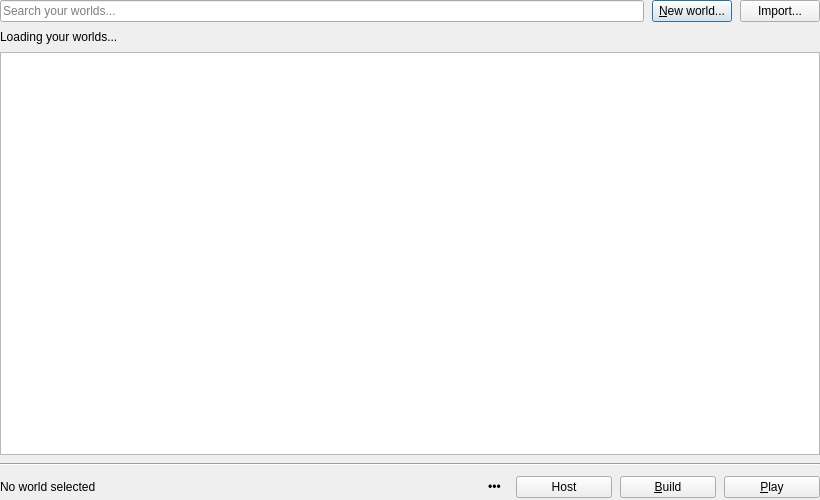
<?xml version="1.0" encoding="UTF-8"?>
<ui version="4.0">
 <class>WorldsDialog</class>
 <widget class="QDialog" name="WorldsDialog">
  <property name="geometry">
   <rect>
    <x>0</x>
    <y>0</y>
    <width>820</width>
    <height>500</height>
   </rect>
  </property>
  <property name="windowTitle">
   <string>Your worlds</string>
  </property>
  <layout class="QVBoxLayout" name="mainLayout">
   <property name="leftMargin">
    <number>0</number>
   </property>
   <property name="topMargin">
    <number>0</number>
   </property>
   <property name="rightMargin">
    <number>0</number>
   </property>
   <property name="bottomMargin">
    <number>0</number>
   </property>
   <item>
    <widget class="QStackedWidget" name="pages">
     <widget class="QWidget" name="worldsTab">
      <layout class="QVBoxLayout" name="worldsLayout">
       <property name="leftMargin">
        <number>0</number>
       </property>
       <property name="topMargin">
        <number>0</number>
       </property>
       <property name="rightMargin">
        <number>0</number>
       </property>
       <property name="bottomMargin">
        <number>0</number>
       </property>
       <property name="spacing">
        <number>8</number>
       </property>
       <item>
        <layout class="QHBoxLayout" name="worldToolbar">
         <item>
          <widget class="QLineEdit" name="worldSearchLineEdit">
           <property name="minimumSize">
            <size>
             <width>0</width>
             <height>0</height>
            </size>
           </property>
           <property name="placeholderText">
            <string>Search your worlds...</string>
           </property>
           <property name="accessibleName">
            <string>Search your worlds</string>
           </property>
           <property name="clearButtonEnabled">
            <bool>true</bool>
           </property>
          </widget>
         </item>
         <item>
          <widget class="QPushButton" name="newButton">
           <property name="minimumSize">
            <size>
             <width>0</width>
             <height>0</height>
            </size>
           </property>
           <property name="text">
            <string>&amp;New world...</string>
           </property>
          </widget>
         </item>
         <item>
          <widget class="QPushButton" name="importButton">
           <property name="minimumSize">
            <size>
             <width>0</width>
             <height>0</height>
            </size>
           </property>
           <property name="text">
            <string>Import...</string>
           </property>
          </widget>
         </item>
        </layout>
       </item>
       <item>
        <widget class="QLabel" name="worldStatusLabel">
         <property name="text">
          <string>Loading your worlds...</string>
         </property>
         <property name="wordWrap">
          <bool>true</bool>
         </property>
         <property name="textFormat">
          <enum>Qt::PlainText</enum>
         </property>
        </widget>
       </item>
       <item>
        <widget class="QListWidget" name="worldsList">
         <property name="accessibleName">
          <string>Your worlds</string>
         </property>
        </widget>
       </item>
       <item>
        <widget class="Line" name="worldActionsLine">
         <property name="orientation">
          <enum>Qt::Horizontal</enum>
         </property>
        </widget>
       </item>
       <item>
        <layout class="QHBoxLayout" name="worldActions">
         <item>
          <widget class="QLabel" name="selectedWorldLabel">
           <property name="text">
            <string>No world selected</string>
           </property>
           <property name="textFormat">
            <enum>Qt::PlainText</enum>
           </property>
          </widget>
         </item>
         <item>
          <spacer name="worldActionsSpacer">
           <property name="orientation">
            <enum>Qt::Horizontal</enum>
           </property>
           <property name="sizeHint">
            <size>
             <width>20</width>
             <height>20</height>
            </size>
           </property>
          </spacer>
         </item>
         <item>
          <widget class="QToolButton" name="moreWorldButton">
           <property name="minimumSize">
            <size>
             <width>26</width>
             <height>26</height>
            </size>
           </property>
           <property name="toolTip">
            <string>More</string>
           </property>
           <property name="text">
            <string>•••</string>
           </property>
           <property name="popupMode">
            <enum>QToolButton::InstantPopup</enum>
           </property>
           <property name="autoRaise">
            <bool>true</bool>
           </property>
          </widget>
         </item>
         <item>
          <widget class="QPushButton" name="hostButton">
           <property name="minimumSize">
            <size>
             <width>96</width>
             <height>0</height>
            </size>
           </property>
           <property name="toolTip">
            <string>Play this world and let others join with a code</string>
           </property>
           <property name="text">
            <string>Host</string>
           </property>
          </widget>
         </item>
         <item>
          <widget class="QPushButton" name="buildButton">
           <property name="minimumSize">
            <size>
             <width>96</width>
             <height>0</height>
            </size>
           </property>
           <property name="text">
            <string>&amp;Build</string>
           </property>
          </widget>
         </item>
         <item>
          <widget class="QPushButton" name="playButton">
           <property name="primary" stdset="0">
            <bool>true</bool>
           </property>
           <property name="minimumSize">
            <size>
             <width>96</width>
             <height>0</height>
            </size>
           </property>
           <property name="text">
            <string>&amp;Play</string>
           </property>
          </widget>
         </item>
        </layout>
       </item>
      </layout>
     </widget>
     <widget class="QWidget" name="avatarsTab">
      <layout class="QVBoxLayout" name="avatarsLayout">
       <property name="leftMargin">
        <number>0</number>
       </property>
       <property name="topMargin">
        <number>0</number>
       </property>
       <property name="rightMargin">
        <number>0</number>
       </property>
       <property name="bottomMargin">
        <number>0</number>
       </property>
       <property name="spacing">
        <number>8</number>
       </property>
       <item>
        <layout class="QHBoxLayout" name="avatarToolbar">
         <item>
          <widget class="QLineEdit" name="avatarSearchLineEdit">
           <property name="minimumSize">
            <size>
             <width>0</width>
             <height>0</height>
            </size>
           </property>
           <property name="placeholderText">
            <string>Search your avatars...</string>
           </property>
           <property name="accessibleName">
            <string>Search your avatars</string>
           </property>
           <property name="clearButtonEnabled">
            <bool>true</bool>
           </property>
          </widget>
         </item>
         <item>
          <widget class="QPushButton" name="importAvatarButton">
           <property name="minimumSize">
            <size>
             <width>0</width>
             <height>0</height>
            </size>
           </property>
           <property name="text">
            <string>Import...</string>
           </property>
          </widget>
         </item>
        </layout>
       </item>
       <item>
        <widget class="QLabel" name="avatarStatusLabel">
         <property name="text">
          <string>Loading your avatars...</string>
         </property>
         <property name="wordWrap">
          <bool>true</bool>
         </property>
         <property name="textFormat">
          <enum>Qt::PlainText</enum>
         </property>
        </widget>
       </item>
       <item>
        <widget class="QListWidget" name="avatarsList">
         <property name="accessibleName">
          <string>Your avatars</string>
         </property>
        </widget>
       </item>
       <item>
        <widget class="Line" name="avatarActionsLine">
         <property name="orientation">
          <enum>Qt::Horizontal</enum>
         </property>
        </widget>
       </item>
       <item>
        <layout class="QHBoxLayout" name="avatarActions">
         <item>
          <widget class="QLabel" name="selectedAvatarLabel">
           <property name="text">
            <string>No avatar selected</string>
           </property>
           <property name="textFormat">
            <enum>Qt::PlainText</enum>
           </property>
          </widget>
         </item>
         <item>
          <spacer name="avatarActionSpacer">
           <property name="orientation">
            <enum>Qt::Horizontal</enum>
           </property>
           <property name="sizeHint">
            <size>
             <width>20</width>
             <height>20</height>
            </size>
           </property>
          </spacer>
         </item>
         <item>
          <widget class="QToolButton" name="moreAvatarButton">
           <property name="minimumSize">
            <size>
             <width>26</width>
             <height>26</height>
            </size>
           </property>
           <property name="toolTip">
            <string>More</string>
           </property>
           <property name="text">
            <string>•••</string>
           </property>
           <property name="popupMode">
            <enum>QToolButton::InstantPopup</enum>
           </property>
           <property name="autoRaise">
            <bool>true</bool>
           </property>
          </widget>
         </item>
         <item>
          <widget class="QPushButton" name="editAvatarButton">
           <property name="minimumSize">
            <size>
             <width>96</width>
             <height>0</height>
            </size>
           </property>
           <property name="text">
            <string>&amp;Edit</string>
           </property>
          </widget>
         </item>
         <item>
          <widget class="QPushButton" name="useAvatarButton">
           <property name="primary" stdset="0">
            <bool>true</bool>
           </property>
           <property name="minimumSize">
            <size>
             <width>96</width>
             <height>0</height>
            </size>
           </property>
           <property name="text">
            <string>&amp;Use</string>
           </property>
          </widget>
         </item>
        </layout>
       </item>
      </layout>
     </widget>
     <widget class="QWidget" name="inventoryTab">
      <layout class="QVBoxLayout" name="inventoryLayout">
       <property name="leftMargin">
        <number>0</number>
       </property>
       <property name="topMargin">
        <number>0</number>
       </property>
       <property name="rightMargin">
        <number>0</number>
       </property>
       <property name="bottomMargin">
        <number>0</number>
       </property>
       <property name="spacing">
        <number>8</number>
       </property>
       <item>
        <layout class="QHBoxLayout" name="inventoryToolbar">
         <item>
          <widget class="QLineEdit" name="inventorySearchLineEdit">
           <property name="minimumSize">
            <size>
             <width>0</width>
             <height>0</height>
            </size>
           </property>
           <property name="placeholderText">
            <string>Search your inventory...</string>
           </property>
           <property name="accessibleName">
            <string>Search your inventory</string>
           </property>
           <property name="clearButtonEnabled">
            <bool>true</bool>
           </property>
          </widget>
         </item>
         <item>
          <widget class="QPushButton" name="importModelButton">
           <property name="minimumSize">
            <size>
             <width>0</width>
             <height>0</height>
            </size>
           </property>
           <property name="text">
            <string>Import...</string>
           </property>
          </widget>
         </item>
        </layout>
       </item>
       <item>
        <widget class="QLabel" name="inventoryStatusLabel">
         <property name="text">
          <string>Loading your inventory...</string>
         </property>
         <property name="wordWrap">
          <bool>true</bool>
         </property>
         <property name="textFormat">
          <enum>Qt::PlainText</enum>
         </property>
        </widget>
       </item>
       <item>
        <widget class="QListWidget" name="inventoryList">
         <property name="accessibleName">
          <string>Your inventory</string>
         </property>
        </widget>
       </item>
       <item>
        <widget class="Line" name="inventoryActionsLine">
         <property name="orientation">
          <enum>Qt::Horizontal</enum>
         </property>
        </widget>
       </item>
       <item>
        <layout class="QHBoxLayout" name="inventoryActions">
         <item>
          <widget class="QLabel" name="selectedItemLabel">
           <property name="text">
            <string>No item selected</string>
           </property>
           <property name="textFormat">
            <enum>Qt::PlainText</enum>
           </property>
          </widget>
         </item>
         <item>
          <widget class="QLabel" name="selectedItemDetail">
           <property name="textFormat">
            <enum>Qt::PlainText</enum>
           </property>
          </widget>
         </item>
         <item>
          <spacer name="inventoryActionSpacer">
           <property name="orientation">
            <enum>Qt::Horizontal</enum>
           </property>
           <property name="sizeHint">
            <size>
             <width>20</width>
             <height>20</height>
            </size>
           </property>
          </spacer>
         </item>
         <item>
          <widget class="QToolButton" name="moreItemButton">
           <property name="minimumSize">
            <size>
             <width>26</width>
             <height>26</height>
            </size>
           </property>
           <property name="toolTip">
            <string>More</string>
           </property>
           <property name="text">
            <string>•••</string>
           </property>
           <property name="popupMode">
            <enum>QToolButton::InstantPopup</enum>
           </property>
           <property name="autoRaise">
            <bool>true</bool>
           </property>
          </widget>
         </item>
        </layout>
       </item>
      </layout>
     </widget>
    </widget>
   </item>
  </layout>
 </widget>
 <resources />
 <connections />
</ui>
